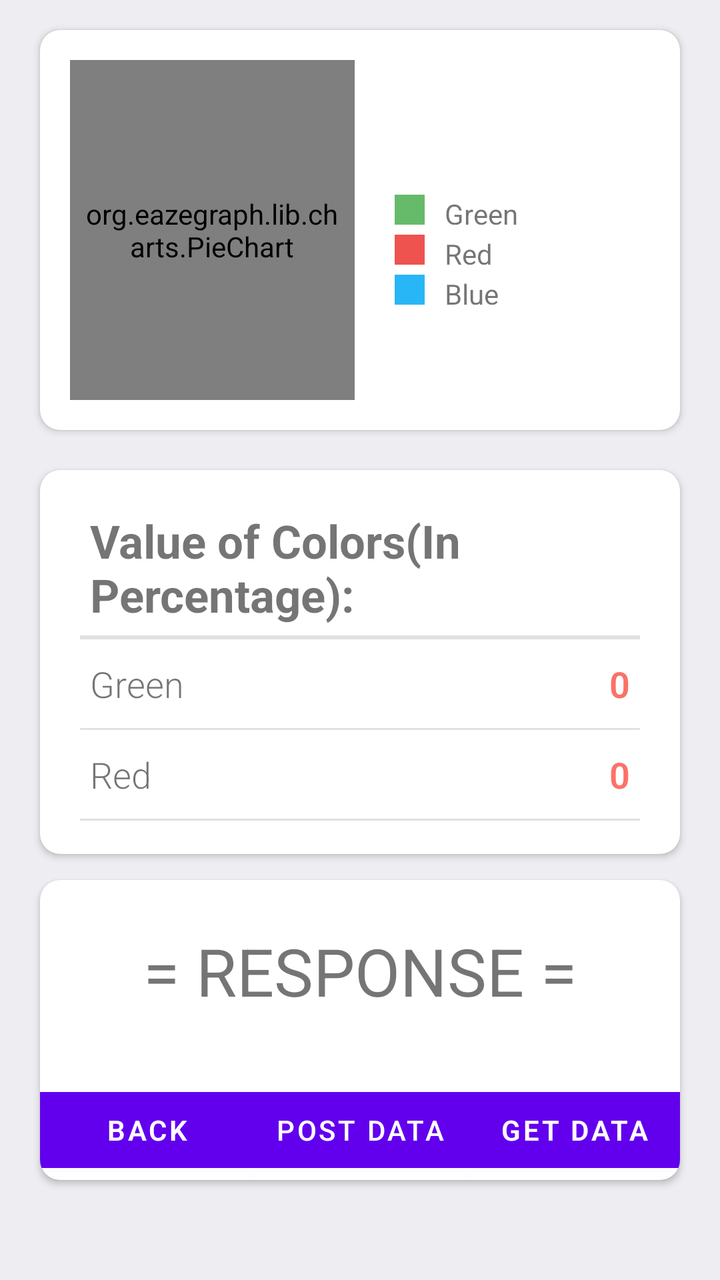
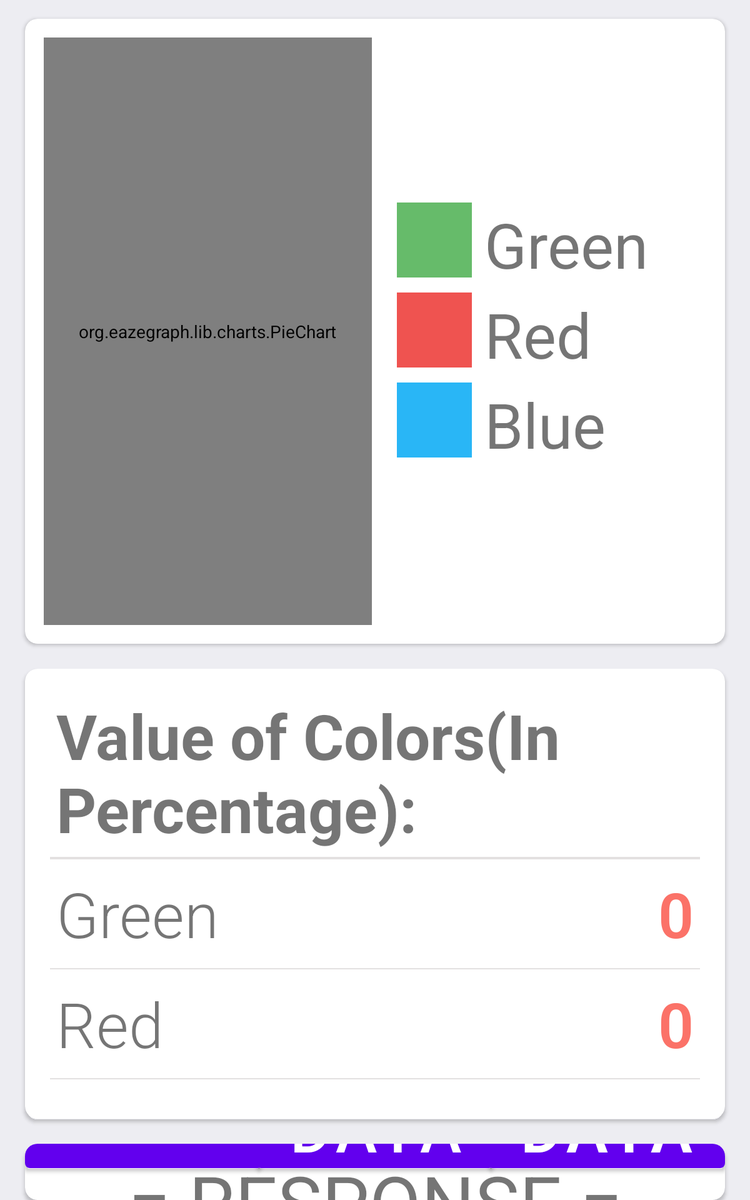

Compare how this app lays out the same screen by default and in its alternative resource folder. The renders come first, then the two layout files and the values they reference.
<!-- AndroidManifest.xml: application theme Theme.PieChart -->
<!-- res/layout/pie_chart.xml -->
<?xml version="1.0" encoding="utf-8"?>
<RelativeLayout

    xmlns:android="http://schemas.android.com/apk/res/android"
    xmlns:app="http://schemas.android.com/apk/res-auto"
    android:layout_width="match_parent"
    android:layout_height="match_parent"
    android:background="@color/color_white">
    <FrameLayout
        android:id="@+id/container_randomly"
        android:layout_width="match_parent"
        android:layout_height="match_parent" />


    <androidx.cardview.widget.CardView
        android:id="@+id/cardText"
        android:layout_width="match_parent"
        android:layout_height="150dp"
        android:layout_marginLeft="20dp"
        android:layout_marginRight="20dp"
        android:layout_marginTop="440dp"
        android:elevation="10dp"
        app:cardCornerRadius="10dp">

        <androidx.constraintlayout.widget.ConstraintLayout
            android:layout_width="match_parent"
            android:layout_height="match_parent">

            <Button
                android:id="@+id/btnBack"
                android:layout_width="118dp"
                android:layout_height="50dp"
                android:layout_marginStart="5dp"
                android:fontFamily="sans-serif-light"
                android:textColor="@color/white"
                android:textStyle="bold"
                android:text="Back"
                app:layout_constraintBottom_toBottomOf="parent"
                app:layout_constraintStart_toStartOf="parent"
                app:layout_constraintTop_toTopOf="parent"
                app:layout_constraintEnd_toStartOf="@+id/btnPost"
                app:layout_constraintVertical_bias="1.0" />

            <Button
                android:id="@+id/btnPost"
                android:layout_width="118dp"
                android:layout_height="50dp"
                android:text="Post Data"
                app:layout_constraintBottom_toBottomOf="parent"
                app:layout_constraintEnd_toEndOf="parent"
                app:layout_constraintStart_toStartOf="parent"
                app:layout_constraintTop_toTopOf="parent"
                app:layout_constraintVertical_bias="1.0" />

            <Button
                android:id="@+id/btnGet"
                android:layout_width="118dp"
                android:layout_height="50dp"
                android:layout_marginEnd="5dp"
                android:fontFamily="sans-serif-light"
                android:text="Get Data"
                android:textColor="@color/white"
                android:textStyle="bold"
                app:layout_constraintBottom_toBottomOf="parent"
                app:layout_constraintEnd_toEndOf="parent"
                app:layout_constraintTop_toTopOf="parent"
                app:layout_constraintStart_toEndOf="@id/btnPost"
                app:layout_constraintVertical_bias="1.0" />

            <TextView
                android:id="@+id/responseTextView"
                android:layout_width="match_parent"
                android:layout_height="85dp"
                android:layout_marginTop="3dp"
                android:gravity="center"
                android:padding="3dp"
                android:text="= RESPONSE ="
                android:textSize="33sp"
                app:layout_constraintStart_toStartOf="parent"
                app:layout_constraintTop_toTopOf="parent" />

        </androidx.constraintlayout.widget.ConstraintLayout>


    </androidx.cardview.widget.CardView>

    <androidx.cardview.widget.CardView
        android:id="@+id/cardViewGraph"
        android:layout_width="match_parent"
        android:layout_height="200dp"
        android:layout_marginLeft="20dp"
        android:layout_marginRight="20dp"
        android:layout_marginTop="15dp"
        android:elevation="10dp"
        app:cardCornerRadius="10dp">

        <LinearLayout
            android:layout_width="match_parent"
            android:layout_height="match_parent"
            android:orientation="horizontal"
            android:weightSum="2">


            <org.eazegraph.lib.charts.PieChart xmlns:app="http://schemas.android.com/apk/res-auto"
                android:id="@+id/piechart"
                android:layout_width="0dp"
                android:layout_height="match_parent"
                android:padding="6dp"
                android:layout_weight="1"
                android:layout_marginTop="15dp"
                android:layout_marginLeft="15dp"
                android:layout_marginBottom="15dp"

                />

            <LinearLayout
                android:layout_width="0dp"
                android:layout_height="match_parent"
                android:layout_weight="1"
                android:layout_marginLeft="20dp"
                android:orientation="vertical"
                android:gravity="center_vertical">

                <LinearLayout
                    android:layout_width="match_parent"
                    android:layout_height="15dp"
                    android:layout_gravity="center_vertical">

                </LinearLayout>

                <LinearLayout
                    android:layout_width="match_parent"
                    android:layout_height="15dp"
                    android:layout_gravity="center_vertical"
                    android:layout_marginTop="5dp">

                    <View
                        android:layout_width="15dp"
                        android:layout_height="match_parent"
                        android:background="@color/Green" />

                    <TextView
                        android:layout_width="wrap_content"
                        android:layout_height="wrap_content"
                        android:text="Green"
                        android:paddingLeft="10dp" />

                </LinearLayout>

                <LinearLayout
                    android:layout_width="match_parent"
                    android:layout_height="15dp"
                    android:layout_gravity="center_vertical"
                    android:layout_marginTop="5dp">

                    <View
                        android:layout_width="15dp"
                        android:layout_height="match_parent"
                        android:background="@color/Red" />

                    <TextView
                        android:layout_width="wrap_content"
                        android:layout_height="wrap_content"
                        android:text="Red"
                        android:paddingLeft="10dp" />

                </LinearLayout>

                <LinearLayout
                    android:layout_width="match_parent"
                    android:layout_height="15dp"
                    android:layout_gravity="center_vertical"
                    android:layout_marginTop="5dp">

                    <View
                        android:layout_width="15dp"
                        android:layout_height="match_parent"
                        android:background="@color/Blue" />

                    <TextView
                        android:layout_width="wrap_content"
                        android:layout_height="wrap_content"
                        android:text="Blue"
                        android:paddingLeft="10dp" />

                </LinearLayout>

            </LinearLayout>

        </LinearLayout>

    </androidx.cardview.widget.CardView>

    <androidx.cardview.widget.CardView
        android:layout_width="match_parent"
        android:layout_height="192dp"
        android:layout_below="@+id/cardViewGraph"
        android:layout_marginLeft="20dp"
        android:layout_marginRight="20dp"
        android:layout_marginTop="20dp"
        android:layout_marginBottom="20dp"
        android:elevation="10dp"
        app:cardCornerRadius="10dp"
        android:id="@+id/details">


        <LinearLayout
            android:layout_width="match_parent"
            android:layout_height="wrap_content"
            android:orientation="vertical">

            <TextView
                android:layout_width="match_parent"
                android:layout_height="wrap_content"
                android:text="Value of Colors(In Percentage):"
                android:textSize="23sp"
                android:textStyle="bold"
                android:layout_marginLeft="25dp"
                android:layout_marginTop="20dp" />

            <View
                android:layout_width="match_parent"
                android:layout_height="1dp"
                android:background="@color/color_two"
                android:layout_marginLeft="20dp"
                android:layout_marginRight="20dp"
                android:layout_marginTop="5dp" />

            <View
                android:layout_width="match_parent"
                android:layout_height="1dp"
                android:background="@color/color_two"
                android:layout_marginLeft="20dp"
                android:layout_marginRight="20dp" />

            <RelativeLayout
                android:layout_width="match_parent"
                android:layout_height="wrap_content"
                android:layout_marginRight="25dp"
                android:layout_marginLeft="25dp"
                android:layout_marginTop="10dp"
                android:layout_marginBottom="10dp">

                <TextView
                    android:layout_width="wrap_content"
                    android:layout_height="wrap_content"
                    android:fontFamily="sans-serif-light"
                    android:text="Green"
                    android:textSize="18sp" />


                <TextView
                    android:layout_width="fill_parent"
                    android:layout_height="wrap_content"
                    android:text="0"
                    android:id="@+id/colorG"
                    android:textAlignment="textEnd"
                    android:textSize="18sp"
                    android:textColor="@color/color_one"
                    android:textStyle="bold"
                    android:fontFamily="sans-serif-light"
                    android:layout_alignParentRight="true" />

            </RelativeLayout>

            <View
                android:layout_width="match_parent"
                android:layout_height="1dp"
                android:background="@color/color_two"
                android:layout_marginLeft="20dp"
                android:layout_marginRight="20dp" />

            <RelativeLayout
                android:layout_width="match_parent"
                android:layout_height="wrap_content"
                android:layout_marginRight="25dp"
                android:layout_marginLeft="25dp"
                android:layout_marginTop="10dp"
                android:layout_marginBottom="10dp">

                <TextView
                    android:layout_width="wrap_content"
                    android:layout_height="wrap_content"
                    android:fontFamily="sans-serif-light"
                    android:text="Red"
                    android:textSize="18sp" />

                <TextView
                    android:layout_width="fill_parent"
                    android:layout_height="wrap_content"
                    android:text="0"
                    android:id="@+id/colorR"
                    android:textAlignment="textEnd"
                    android:textSize="18sp"
                    android:textColor="@color/color_one"
                    android:textStyle="bold"
                    android:fontFamily="sans-serif-light"
                    android:layout_alignParentRight="true" />

            </RelativeLayout>

            <View
                android:layout_width="match_parent"
                android:layout_height="1dp"
                android:background="@color/color_two"
                android:layout_marginLeft="20dp"
                android:layout_marginRight="20dp" />

            <RelativeLayout
                android:layout_width="match_parent"
                android:layout_height="wrap_content"
                android:layout_marginRight="25dp"
                android:layout_marginLeft="25dp"
                android:layout_marginTop="10dp"
                android:layout_marginBottom="10dp">

                <TextView
                    android:layout_width="wrap_content"
                    android:layout_height="wrap_content"
                    android:fontFamily="sans-serif-light"
                    android:text="Blue"
                    android:textSize="18sp" />

                <TextView
                    android:layout_width="fill_parent"
                    android:layout_height="wrap_content"
                    android:text="0"
                    android:id="@+id/colorB"
                    android:textAlignment="textEnd"
                    android:textSize="18sp"
                    android:textColor="@color/color_one"
                    android:textStyle="bold"
                    android:fontFamily="sans-serif-light"
                    android:layout_alignParentRight="true" />

            </RelativeLayout>

        </LinearLayout>

    </androidx.cardview.widget.CardView>

</RelativeLayout>
<!-- resources referenced by this layout -->
<resources>
  <color name="Blue">#29B6F6</color>
  <color name="Green">#66BB6A</color>
  <color name="Red">#EF5350</color>
  <color name="color_one">#fb7268</color>
  <color name="color_two">#E3E0E0</color>
  <color name="color_white">#ededf2</color>
  <color name="white">#FFFFFFFF</color>
  <style name="Theme.PieChart" parent="Theme.MaterialComponents.DayNight.DarkActionBar">
          
          <item name="colorPrimary">@color/purple_500</item>
          <item name="colorPrimaryVariant">@color/purple_700</item>
          <item name="colorOnPrimary">@color/white</item>
          
          <item name="colorSecondary">@color/teal_200</item>
          <item name="colorSecondaryVariant">@color/teal_700</item>
          <item name="colorOnSecondary">@color/black</item>
          
          <item name="android:statusBarColor">?attr/colorPrimaryVariant</item>
          
      </style>
  <color name="purple_500">#FF6200EE</color>
  <color name="purple_700">#FF3700B3</color>
  <color name="teal_200">#FF03DAC5</color>
  <color name="teal_700">#FF018786</color>
  <color name="black">#FF000000</color>
</resources>
<!-- res/layout-sw600dp/pie_chart.xml (the repository's variant of the layout above) -->
<!-- drawn on a 7-inch tablet held upright -->
<?xml version="1.0" encoding="utf-8"?>
<RelativeLayout

    xmlns:android="http://schemas.android.com/apk/res/android"
    xmlns:app="http://schemas.android.com/apk/res-auto"
    xmlns:tools="http://schemas.android.com/tools"
    android:layout_width="match_parent"
    android:layout_height="match_parent"
    android:background="@color/color_white"
    tools:context=".MainActivity">


    <androidx.cardview.widget.CardView
        android:id="@+id/cardText"
        android:layout_width="match_parent"
        android:layout_height="350dp"
        android:layout_marginLeft="20dp"
        android:layout_marginRight="20dp"
        android:layout_marginTop="20dp"
        android:elevation="10dp"
        android:layout_below="@id/details"
        app:cardCornerRadius="10dp">

        <androidx.constraintlayout.widget.ConstraintLayout
            android:layout_width="match_parent"
            android:layout_height="match_parent">

            <Button
                android:id="@+id/btnBack"
                android:layout_width="190dp"
                android:layout_height="140dp"
                android:layout_marginStart="5dp"
                android:layout_marginBottom="20dp"
                android:fontFamily="sans-serif-light"
                android:text="Back"
                android:textSize="50sp"
                android:textColor="@color/white"
                android:textStyle="bold"
                app:layout_constraintBottom_toBottomOf="parent"
                app:layout_constraintEnd_toStartOf="@+id/btnPost"
                app:layout_constraintStart_toStartOf="parent"
                app:layout_constraintTop_toTopOf="parent"
                app:layout_constraintVertical_bias="1.0" />

            <Button
                android:id="@+id/btnPost"
                android:layout_width="190dp"
                android:layout_height="140dp"
                android:layout_marginBottom="20dp"
                android:text="Post Data"
                android:textSize="50sp"
                app:layout_constraintBottom_toBottomOf="parent"
                app:layout_constraintEnd_toEndOf="parent"
                app:layout_constraintStart_toStartOf="parent"
                app:layout_constraintTop_toTopOf="parent"
                app:layout_constraintVertical_bias="1.0" />

            <Button
                android:id="@+id/btnGet"
                android:layout_width="190dp"
                android:layout_height="140dp"
                android:layout_marginEnd="5dp"
                android:layout_marginBottom="20dp"
                android:fontFamily="sans-serif-light"
                android:text="Get Data"
                android:textSize="50sp"
                android:textColor="@color/white"
                android:textStyle="bold"
                app:layout_constraintBottom_toBottomOf="parent"
                app:layout_constraintEnd_toEndOf="parent"
                app:layout_constraintStart_toEndOf="@id/btnPost"
                app:layout_constraintTop_toTopOf="parent"
                app:layout_constraintVertical_bias="1.0" />

            <TextView
                android:id="@+id/responseTextView"
                android:layout_width="match_parent"
                android:layout_height="wrap_content"
                android:layout_marginTop="3dp"
                android:gravity="center"
                android:padding="3dp"
                android:text="= RESPONSE ="
                android:textSize="60sp"
                app:layout_constraintStart_toStartOf="parent"
                app:layout_constraintTop_toTopOf="parent" />

        </androidx.constraintlayout.widget.ConstraintLayout>


    </androidx.cardview.widget.CardView>

    <androidx.cardview.widget.CardView
        android:id="@+id/cardViewGraph"
        android:layout_width="match_parent"
        android:layout_height="500dp"
        android:layout_marginLeft="20dp"
        android:layout_marginRight="20dp"
        android:layout_marginTop="15dp"
        android:elevation="10dp"
        app:cardCornerRadius="10dp">

        <LinearLayout
            android:layout_width="match_parent"
            android:layout_height="match_parent"
            android:orientation="horizontal"
            android:weightSum="2">


            <org.eazegraph.lib.charts.PieChart xmlns:app="http://schemas.android.com/apk/res-auto"
                android:id="@+id/piechart"
                android:layout_width="0dp"
                android:layout_height="match_parent"
                android:padding="6dp"
                android:layout_weight="1"
                android:layout_marginTop="15dp"
                android:layout_marginLeft="15dp"
                android:layout_marginBottom="15dp"

                />

            <LinearLayout
                android:layout_width="0dp"
                android:layout_height="match_parent"
                android:layout_weight="1"
                android:layout_marginLeft="20dp"
                android:orientation="vertical"
                android:gravity="center_vertical">

                <LinearLayout
                    android:layout_width="match_parent"
                    android:layout_height="wrap_content"
                    android:layout_gravity="center_vertical"
                    android:layout_marginTop="5dp">

                    <View
                        android:layout_width="60dp"
                        android:layout_height="60dp"
                        android:background="@color/Green" />

                    <TextView
                        android:layout_width="wrap_content"
                        android:layout_height="wrap_content"
                        android:text="Green"
                        android:textSize="50sp"
                        android:paddingLeft="10dp" />

                </LinearLayout>

                <LinearLayout
                    android:layout_width="match_parent"
                    android:layout_height="wrap_content"
                    android:layout_gravity="center_vertical"
                    android:layout_marginTop="5dp">

                    <View
                        android:layout_width="60dp"
                        android:layout_height="60dp"
                        android:background="@color/Red" />

                    <TextView
                        android:layout_width="wrap_content"
                        android:layout_height="wrap_content"
                        android:text="Red"
                        android:textSize="50sp"
                        android:paddingLeft="10dp" />

                </LinearLayout>

                <LinearLayout
                    android:layout_width="match_parent"
                    android:layout_height="wrap_content"
                    android:layout_gravity="center_vertical"
                    android:layout_marginTop="5dp">

                    <View
                        android:layout_width="60dp"
                        android:layout_height="60dp"
                        android:background="@color/Blue" />

                    <TextView
                        android:layout_width="wrap_content"
                        android:layout_height="wrap_content"
                        android:text="Blue"
                        android:textSize="50sp"
                        android:paddingLeft="10dp" />

                </LinearLayout>

            </LinearLayout>

        </LinearLayout>

    </androidx.cardview.widget.CardView>

    <androidx.cardview.widget.CardView
        android:layout_width="match_parent"
        android:layout_height="360dp"
        android:layout_below="@+id/cardViewGraph"
        android:layout_marginLeft="20dp"
        android:layout_marginRight="20dp"
        android:layout_marginTop="20dp"
        android:elevation="10dp"
        app:cardCornerRadius="10dp"
        android:id="@+id/details">


        <LinearLayout
            android:layout_width="match_parent"
            android:layout_height="match_parent"
            android:orientation="vertical">

            <TextView
                android:layout_width="match_parent"
                android:layout_height="wrap_content"
                android:text="Value of Colors(In Percentage):"
                android:textSize="50sp"
                android:textStyle="bold"
                android:layout_marginLeft="25dp"
                android:layout_marginTop="20dp" />

            <View
                android:layout_width="match_parent"
                android:layout_height="1dp"
                android:background="@color/color_two"
                android:layout_marginLeft="20dp"
                android:layout_marginRight="20dp"
                android:layout_marginTop="5dp" />

            <View
                android:layout_width="match_parent"
                android:layout_height="1dp"
                android:background="@color/color_two"
                android:layout_marginLeft="20dp"
                android:layout_marginRight="20dp" />

            <RelativeLayout
                android:layout_width="match_parent"
                android:layout_height="wrap_content"
                android:layout_marginRight="25dp"
                android:layout_marginLeft="25dp"
                android:layout_marginTop="10dp"
                android:layout_marginBottom="10dp">

                <TextView
                    android:layout_width="wrap_content"
                    android:layout_height="wrap_content"
                    android:fontFamily="sans-serif-light"
                    android:text="Green"
                    android:textSize="50sp" />


                <TextView
                    android:layout_width="fill_parent"
                    android:layout_height="wrap_content"
                    android:text="0"
                    android:id="@+id/colorG"
                    android:textAlignment="textEnd"
                    android:textSize="50sp"
                    android:textColor="@color/color_one"
                    android:textStyle="bold"
                    android:fontFamily="sans-serif-light"
                    android:layout_alignParentRight="true" />

            </RelativeLayout>

            <View
                android:layout_width="match_parent"
                android:layout_height="1dp"
                android:background="@color/color_two"
                android:layout_marginLeft="20dp"
                android:layout_marginRight="20dp" />

            <RelativeLayout
                android:layout_width="match_parent"
                android:layout_height="wrap_content"
                android:layout_marginRight="25dp"
                android:layout_marginLeft="25dp"
                android:layout_marginTop="10dp"
                android:layout_marginBottom="10dp">

                <TextView
                    android:layout_width="wrap_content"
                    android:layout_height="wrap_content"
                    android:fontFamily="sans-serif-light"
                    android:text="Red"
                    android:textSize="50sp" />

                <TextView
                    android:layout_width="fill_parent"
                    android:layout_height="wrap_content"
                    android:text="0"
                    android:id="@+id/colorR"
                    android:textAlignment="textEnd"
                    android:textSize="50sp"
                    android:textColor="@color/color_one"
                    android:textStyle="bold"
                    android:fontFamily="sans-serif-light"
                    android:layout_alignParentRight="true" />

            </RelativeLayout>

            <View
                android:layout_width="match_parent"
                android:layout_height="1dp"
                android:background="@color/color_two"
                android:layout_marginLeft="20dp"
                android:layout_marginRight="20dp" />

            <RelativeLayout
                android:layout_width="match_parent"
                android:layout_height="wrap_content"
                android:layout_marginRight="25dp"
                android:layout_marginLeft="25dp"
                android:layout_marginTop="10dp"
                android:layout_marginBottom="10dp">

                <TextView
                    android:layout_width="wrap_content"
                    android:layout_height="wrap_content"
                    android:fontFamily="sans-serif-light"
                    android:text="Blue"
                    android:textSize="50sp" />

                <TextView
                    android:layout_width="fill_parent"
                    android:layout_height="wrap_content"
                    android:text="0"
                    android:id="@+id/colorB"
                    android:textAlignment="textEnd"
                    android:textSize="50sp"
                    android:textColor="@color/color_one"
                    android:textStyle="bold"
                    android:fontFamily="sans-serif-light"
                    android:layout_alignParentRight="true" />

            </RelativeLayout>

        </LinearLayout>

    </androidx.cardview.widget.CardView>

</RelativeLayout>
